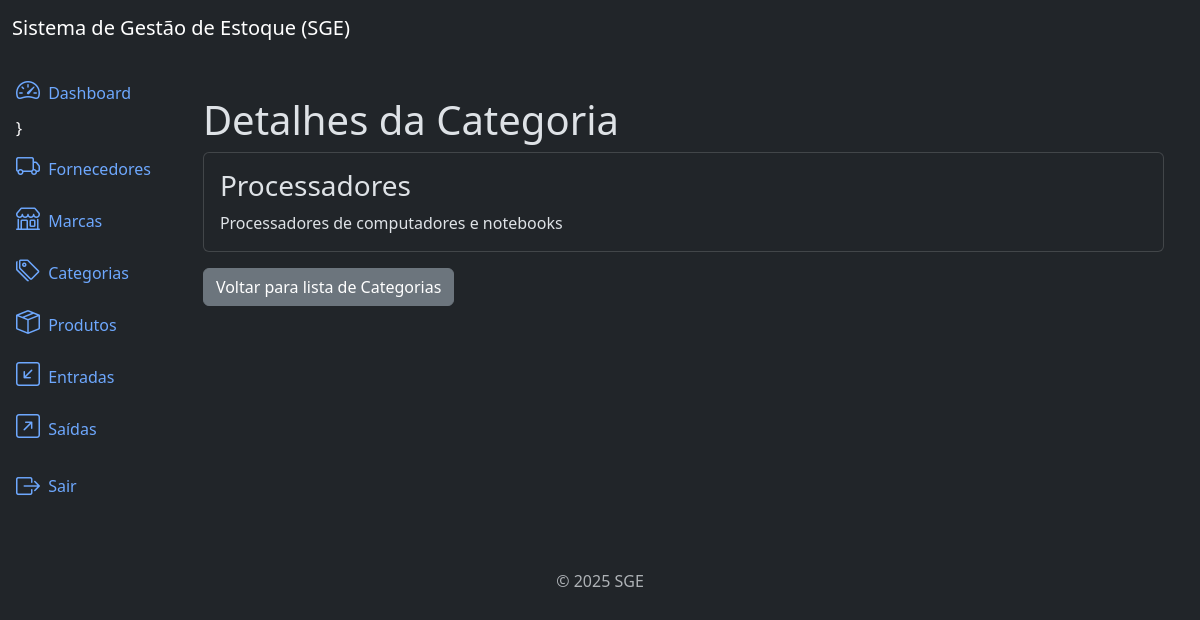
The page /categories/3/detail/ (signed in) on the database its author committed.
### categories/models.py (models this page shows, shortened)
class Category(models.Model):
    name = models.CharField(max_length=500)
    description = models.TextField(null=True, blank=True)
    created_at = models.DateTimeField(auto_now_add=True)
    updated_at = models.DateTimeField(auto_now=True)
    class Meta:
        verbose_name = 'Category'
        verbose_name_plural = 'Categories'
        ordering = ['name']

### categories/views.py (the view)
# urls.py: path('categories/<int:pk>/detail/', CategoryDetailView.as_view(), name='category_detail'),
class CategoryDetailView(LoginRequiredMixin,  PermissionRequiredMixin, DetailView):
    model = Category
    template_name = 'category_detail.html'
    permission_required = 'categories.view_category'

### categories/templates/category_detail.html
{% extends 'base.html' %}
{% block content %}
    <div class="container mt-4">
        <h3 class="display-6">Detalhes da Categoria</h3>
        <div class="card">
            <div class="card-body">
                <h3 class="card-title">{{ object.name }}</h3>
                <p class="card-text">{{ object.description }}</p>
            </div>
        </div>
        <a href="{% url 'category_list' %}" class="btn btn-secondary mt-3">Voltar para lista de Categorias</a>
    </div>
{% endblock %}

### rows shown on the page
Category: name "Processadores", description "Processadores de computadores e notebooks"
